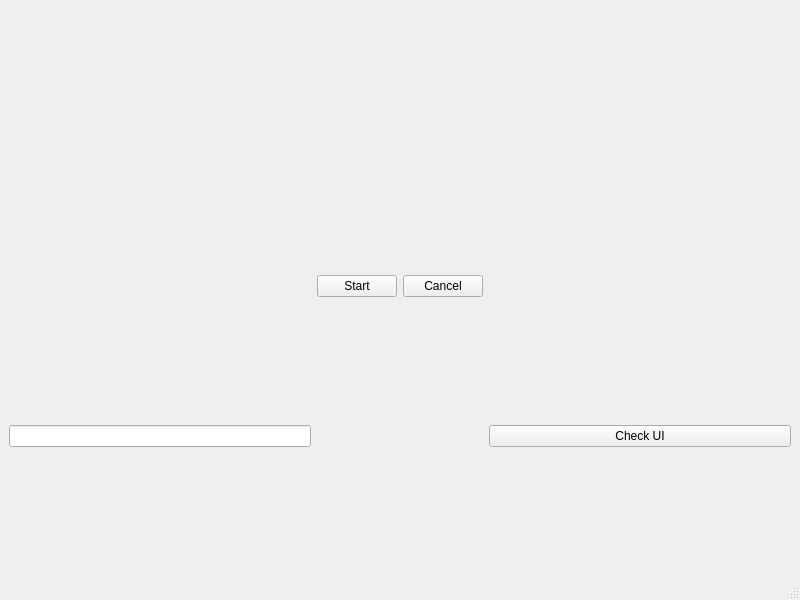
<?xml version="1.0" encoding="UTF-8"?>
<ui version="4.0">
 <class>MainWindow</class>
 <widget class="QMainWindow" name="MainWindow">
  <property name="geometry">
   <rect>
    <x>0</x>
    <y>0</y>
    <width>800</width>
    <height>600</height>
   </rect>
  </property>
  <property name="windowTitle">
   <string>MainWindow</string>
  </property>
  <widget class="QWidget" name="centralwidget">
   <layout class="QGridLayout" name="gridLayout">
    <item row="2" column="0">
     <spacer name="horizontalSpacer">
      <property name="orientation">
       <enum>Qt::Orientation::Horizontal</enum>
      </property>
      <property name="sizeHint" stdset="0">
       <size>
        <width>40</width>
        <height>20</height>
       </size>
      </property>
     </spacer>
    </item>
    <item row="2" column="1">
     <widget class="QPushButton" name="startButton">
      <property name="text">
       <string>Start</string>
      </property>
     </widget>
    </item>
    <item row="4" column="2">
     <spacer name="verticalSpacer">
      <property name="orientation">
       <enum>Qt::Orientation::Vertical</enum>
      </property>
      <property name="sizeHint" stdset="0">
       <size>
        <width>20</width>
        <height>40</height>
       </size>
      </property>
     </spacer>
    </item>
    <item row="2" column="3">
     <spacer name="horizontalSpacer_2">
      <property name="orientation">
       <enum>Qt::Orientation::Horizontal</enum>
      </property>
      <property name="sizeHint" stdset="0">
       <size>
        <width>40</width>
        <height>20</height>
       </size>
      </property>
     </spacer>
    </item>
    <item row="2" column="2">
     <layout class="QVBoxLayout" name="verticalLayout">
      <item>
       <widget class="QPushButton" name="cancelButton">
        <property name="text">
         <string>Cancel</string>
        </property>
       </widget>
      </item>
     </layout>
    </item>
    <item row="1" column="1">
     <spacer name="verticalSpacer_2">
      <property name="orientation">
       <enum>Qt::Orientation::Vertical</enum>
      </property>
      <property name="sizeHint" stdset="0">
       <size>
        <width>20</width>
        <height>40</height>
       </size>
      </property>
     </spacer>
    </item>
    <item row="4" column="3">
     <widget class="QPushButton" name="uiButton">
      <property name="text">
       <string>Check UI</string>
      </property>
     </widget>
    </item>
    <item row="4" column="0">
     <widget class="QLineEdit" name="lineEdit"/>
    </item>
   </layout>
  </widget>
  <widget class="QMenuBar" name="menubar">
   <property name="geometry">
    <rect>
     <x>0</x>
     <y>0</y>
     <width>800</width>
     <height>37</height>
    </rect>
   </property>
  </widget>
  <widget class="QStatusBar" name="statusbar"/>
 </widget>
 <resources/>
 <connections/>
</ui>
